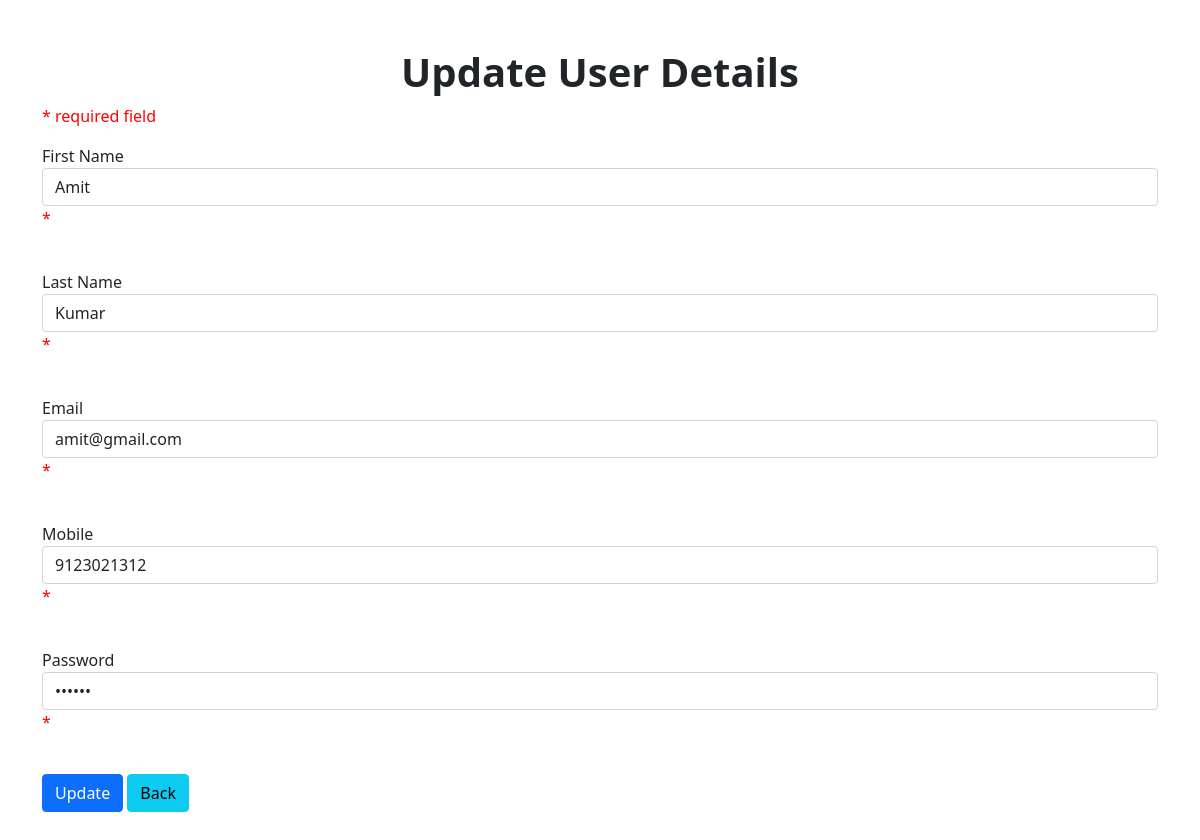
The page /update.php?updateid=6 on the database its author committed.
### tables this page shows
CREATE TABLE `crud` (
  `id` int NOT NULL,
  `firstName` varchar(100) NOT NULL,
  `lastName` varchar(100) NOT NULL,
  `email` varchar(100) NOT NULL,
  `mobile` varchar(20) NOT NULL,
  `password` varchar(255) NOT NULL,
  `visible` tinyint NOT NULL
);

### update.php (the view, shortened to what this page needs)
<?php
include 'connect.php';
$id = $_GET['updateid'];
$sql = "Select * from `crud` where id=$id";
$result = mysqli_query($con, $sql);
$row = mysqli_fetch_assoc($result);
$firstName = $row['firstName'];
$lastName = $row['lastName'];
$email = $row['email'];
$mobile = $row['mobile'];
$password = $row['password'];
$firstNameErr = $lastNameErr = $emailErr = $mobileErr = $passwordErr = '';
?>
<!doctype html>
<html lang="en">
  <head>
    <link href="https://cdn.jsdelivr.net/npm/bootstrap@5.1.3/dist/css/bootstrap.min.css" rel="stylesheet"
>
  </head>
  <body>
      <div class="container my-5" >
        <h1><b><center>Update User Details</center></b></h1>
        <p><span class="error">* required field</span></p>
        <form method="post">
            <div class="mb-3">
                <label>First Name</label>
                <input type="text" class="form-control" placeholder="Enter your first name"
                name="firstName" autocomplete="off"
                value=<?php echo $firstName; ?> required="required">
                <span class="error">* <?php echo $firstNameErr; ?></span>
                <br><br>
            </div>
            <div class="mb-3">
                <label>Last Name</label>
                <input type="text" class="form-control" placeholder="Enter your last name"
                name="lastName" autocomplete="off"
                value=<?php echo $lastName; ?> required="required">
                <span class="error">* <?php echo $lastNameErr; ?></span>
                <br><br>
            </div>
            <div class="mb-3">
                <label>Email</label>
                <input type="email" class="form-control" placeholder="Enter your email"
                name="email" autocomplete="off"
                value=<?php echo $email; ?> required="required">
                <span class="error">* <?php echo $emailErr; ?></span>
                <br><br>
            </div>
            <div class="mb-3">
                <label>Mobile</label>
                <input type="text" class="form-control" placeholder="Enter your mobile number"
                name="mobile" autocomplete="off" required="required"
                value=<?php echo $mobile; ?> maxlength="10">
                <span class="error">* <?php echo $mobileErr; ?></span>
                <br><br>
            </div>
            <div class="mb-3">
                <label>Password</label>
                <input type="password" class="form-control" placeholder="Enter your password"
                name="password" autocomplete="off"
                value=<?php echo $password; ?> required="required">
                <span class="error">* <?php echo $passwordErr; ?></span>
                <br><br>
            </div>
            <button type="submit" class="btn btn-primary" name="submit">Update</button>
            <button type="submit" class="btn btn-info" name="submit">Back</button>
        </form>
      </div>
  </body>
</html>

### update.php (style rules this page uses)
.error { color: #FF0000; }

### rows shown on the page
crud: firstName "Amit", lastName "Kumar", email "amit@gmail.com", mobile "9123021312"
